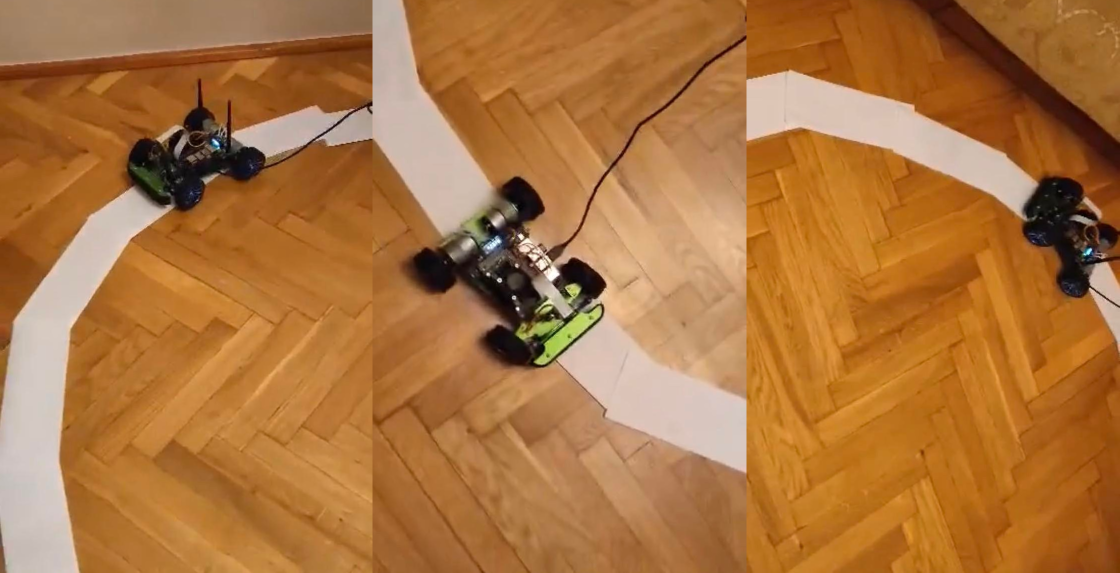
#> input picture Lane_detection/picture/okreg.png, 2239 x 1145 px (shown at 1/2 size)
$ python -i Lane_detection.py   (imports and definitions only)
#> lines starting #> are read from the running program, lines starting #| are printed output that depends on the picture; after the words box and inside, x2 and y2 are one past the last pixel; in counts of white or black regions, pixels touching at a corner belong together
### Lane_detection/code/utlis.py
import cv2
import numpy as np

def thresholding(img):
    # Wyodrebnianie bialego koloru
    hsv = cv2.cvtColor(img,cv2.COLOR_BGR2HSV)
    lw = np.array([0,0,116])
    uw = np.array([255,59,255])
    maska = cv2.inRange(hsv,lw,uw)
    return maska

def warpImg(img,points,w,h,inv = False):
    pts1 = np.float32(points)
    pts2 = np.float32([[0,0],[w,0],[0,h],[w,h]])
    if inv:
        matrix = cv2.getPerspectiveTransform(pts2, pts1) # Przkształcenie perspektywy
    else:
        matrix = cv2.getPerspectiveTransform(pts1,pts2)

    # Zaginanie obrazu
    imgWarp = cv2.warpPerspective(img,matrix,(w,h))
    return imgWarp

def nothing(a):
    pass

# [16 lines left out: functions initializeTrackbars, valTrackbars, not called in this run]

def drawPoints(img,points):
    for x in range(4):
        cv2.circle(img,(int(points[x][0]),int(points[x][1])),15,(0,0,255),cv2.FILLED)
    return img

def getHistogram(img,minPer=0.1,display= False,region=1):

    if region ==1:
        histValues = np.sum(img, axis=0)
    else:
        histValues = np.sum(img[img.shape[0]//region:,:], axis=0)

    #print(histValues)
    maxValue = np.max(histValues)
    minValue = minPer*maxValue

    indexArray = np.where(histValues >= minValue)
    basePoint = int(np.average(indexArray))
    #print(basePoint)

    if display:
        imgHist = np.zeros((img.shape[0],img.shape[1],3),np.uint8)
        for x,intensity in enumerate(histValues):
            cv2.line(imgHist,(x,img.shape[0]),(x,img.shape[0]-intensity//255//region),(255,0,255),1)
            cv2.circle(imgHist,(basePoint,img.shape[0]),20,(0,255,255),cv2.FILLED)
        return basePoint,imgHist

    return basePoint

def stackImages(scale,imgArray):
    rows = len(imgArray)
    cols = len(imgArray[0])
    rowsAvailable = isinstance(imgArray[0], list)
    width = imgArray[0][0].shape[1]
    height = imgArray[0][0].shape[0]
    if rowsAvailable:
        for x in range ( 0, rows):
            for y in range(0, cols):
                if imgArray[x][y].shape[:2] == imgArray[0][0].shape [:2]:
                    imgArray[x][y] = cv2.resize(imgArray[x][y], (0, 0), None, scale, scale)
                else:
                    imgArray[x][y] = cv2.resize(imgArray[x][y], (imgArray[0][0].shape[1], imgArray[0][0].shape[0]), None, scale, scale)
                if len(imgArray[x][y].shape) == 2: imgArray[x][y]= cv2.cvtColor( imgArray[x][y], cv2.COLOR_GRAY2BGR)
        imageBlank = np.zeros((height, width, 3), np.uint8)
        hor = [imageBlank]*rows
        hor_con = [imageBlank]*rows
        for x in range(0, rows):
            hor[x] = np.hstack(imgArray[x])
        ver = np.vstack(hor)
    else:
        for x in range(0, rows):
            if imgArray[x].shape[:2] == imgArray[0].shape[:2]:
                imgArray[x] = cv2.resize(imgArray[x], (0, 0), None, scale, scale)
            else:
                imgArray[x] = cv2.resize(imgArray[x], (imgArray[0].shape[1], imgArray[0].shape[0]), None,scale, scale)
            if len(imgArray[x].shape) == 2: imgArray[x] = cv2.cvtColor(imgArray[x], cv2.COLOR_GRAY2BGR)
        hor= np.hstack(imgArray)
        ver = hor
    return ver

### Lane_detection/code/Lane_detection.py
import cv2
import numpy as np
import utlis
from flask import Flask, render_template, Response


# app = Flask(__name__)
curveList = []
avgVal=10

def getLaneCurve(img,display=2):

    imgCopy = img.copy()
    imgResult = img.copy()
    #### STEP 1
    imgThres = utlis.thresholding(img)

    #### STEP 2
    hT, wT, c = img.shape
    points = np.float32([(110, hT/2-20), (wT-110, hT/2-20),(0 , hT ), (wT, hT)])
    imgWarp = utlis.warpImg(imgThres,points,wT,hT)
    imgWarpPoints = utlis.drawPoints(imgCopy,points)

    #### STEP 3
    middlePoint,imgHist = utlis.getHistogram(imgWarp,display=True,minPer=0.5,region=4)
    curveAveragePoint, imgHist = utlis.getHistogram(imgWarp, display=True, minPer=0.9)
    curveRaw = curveAveragePoint - middlePoint

    #### SETP 4
    curveList.append(curveRaw)
    if len(curveList)>avgVal:
        curveList.pop(0)
    curve = int(sum(curveList)/len(curveList))

    #### STEP 5
    if display != 0:
        imgInvWarp = utlis.warpImg(imgWarp, points, wT, hT, inv=True)
        imgInvWarp = cv2.cvtColor(imgInvWarp, cv2.COLOR_GRAY2BGR)
        imgInvWarp[0:hT // 3, 0:wT] = 0, 0, 0
        imgLaneColor = np.zeros_like(img)
        imgLaneColor[:] = 0, 255, 0
        imgLaneColor = cv2.bitwise_and(imgInvWarp, imgLaneColor)
        imgResult = cv2.addWeighted(imgResult, 1, imgLaneColor, 1, 0)
        midY = 450
        cv2.putText(imgResult, str(curve), (wT // 2 - 80, 85), cv2.FONT_HERSHEY_COMPLEX, 2, (255, 0, 255), 3)
        cv2.line(imgResult, (wT // 2, midY), (wT // 2 + (curve * 3), midY), (255, 0, 255), 5)
        cv2.line(imgResult, ((wT // 2 + (curve * 3)), midY - 25), (wT // 2 + (curve * 3), midY + 25), (0, 255, 0), 5)
        for x in range(-30, 30):
            w = wT // 20
            cv2.line(imgResult, (w * x + int(curve // 50), midY - 10),
                     (w * x + int(curve // 50), midY + 10), (0, 0, 255), 2)
        #fps = cv2.getTickFrequency() / (cv2.getTickCount() - timer);
        #cv2.putText(imgResult, 'FPS ' + str(int(fps)), (20, 40), cv2.FONT_HERSHEY_SIMPLEX, 1, (230, 50, 50), 3);
    if display == 2:
        imgStacked = utlis.stackImages(0.7, ([img, imgWarpPoints, imgWarp],
                                             [imgHist, imgLaneColor, imgResult]))
        #cv2.imshow('ImageStack', imgStacked)
        # ret, buffer = cv2.imencode('.jpg', imgStacked)
        # frame = buffer.tobytes()
        # yield(b'--frame\r\n'
        #         b'Content-Type: image/jpeg\r\n\r\n' + frame + b'\r\n')
        curve = curve/100
        if curve>1: curve ==1
        if curve<-1:curve == -1
        return curve, imgStacked
    elif display == 1:
        #cv2.imshow('Resutlt', imgResult)
        curve = curve/100
        if curve>1: curve ==1
        if curve<-1:curve == -1
        return curve, imgResult

    #### NORMALIZATION


# @app.route('/video_feed')
# def video_feed():
#     #Video streaming route. Put this in the src attribute of an img tag
#     return Response(show_camera(), mimetype='multipart/x-mixed-replace; boundary=frame')
# @app.route('/')
# def index():
#     return render_template('index.html')

def show_camera():
    cap = cv2.VideoCapture(0)
    # intialTrackBarVals = [102, 80, 20, 214 ]
    # utlis.initializeTrackbars(intialTrackBarVals)
    frameCounter = 0
    if cap.isOpened():
        window_handle = cv2.namedWindow("Camera Frame", cv2.WINDOW_AUTOSIZE)
        while cv2.getWindowProperty("Camera Frame",0) >= 0:
            frameCounter += 1
            if cap.get(cv2.CAP_PROP_FRAME_COUNT) == frameCounter:
                cap.set(cv2.CAP_PROP_POS_FRAMES, 0)
                frameCounter = 0

            success, img = cap.read()
            img = cv2.resize(img,(480,240))
            curve, img = getLaneCurve(img,display=2)

            # ret, buffer = cv2.imencode('.jpg', img)

            # frame = buffer.tobytes()

            # yield(b'--frame\r\n'
            #        b'Content-Type: image/jpeg\r\n\r\n' + frame + b'\r\n')
            #print(curve)
            cv2.imshow("Frame", img)
            keyCode = cv2.waitKey(30) & 0xFF

            if keyCode == 27:
                break
        cap.release()
        cv2.destroyAllWindows()
    else:
        print("unable to open camera")
# [2 lines not run here, left out]
    # app.run(host='192.168.1.12')


>>> import cv2
>>> picture = cv2.imread('../picture/okreg.png')
#> picture is the input picture: shape (1145, 2239, 3); mean B, G, R 62.1, 115.7, 171.7
>>> result = getLaneCurve(picture)
#> in thresholding, `hsv = cv2.cvtColor(img,cv2.COLOR_BGR2HSV)`: hsv: shape (1145, 2239, 3); mean H, S, V 15.8, 166, 171.8
#> in thresholding, `maska = cv2.inRange(hsv,lw,uw)`:
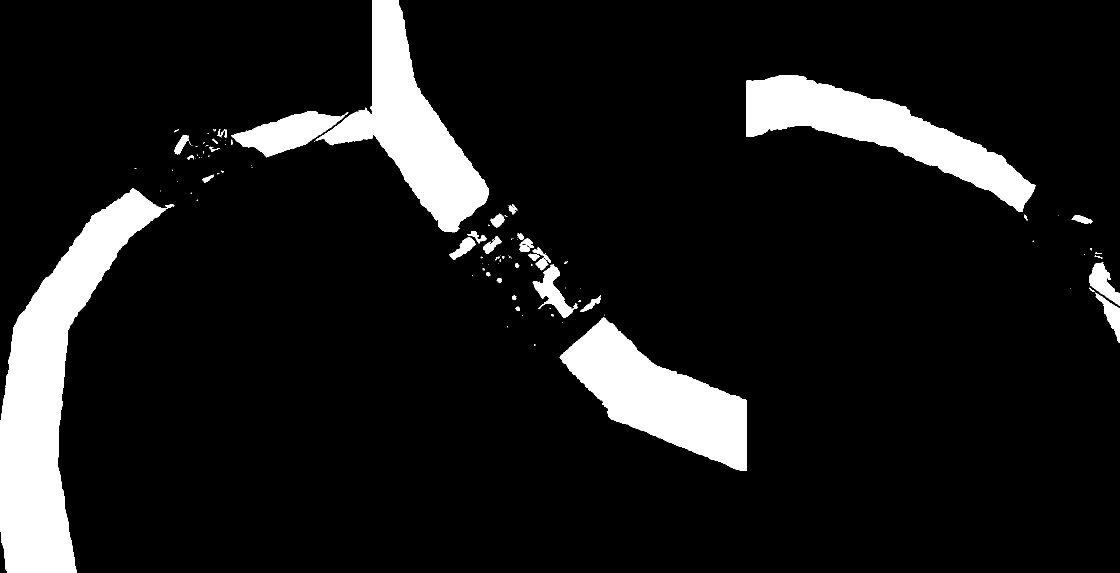
#> maska: shape (1145, 2239) (shown at 1/2 size); 10.5% white; 111 white regions (71 under 20 px), largest, box (x1, y1, x2, y2) and area: (0, 377, 332, 1145) 89031, (631, 0, 978, 465) 52986, (1119, 634, 1493, 942) 51608
#> in warpImg, `imgWarp = cv2.warpPerspective(img,matrix,(w,h))`:
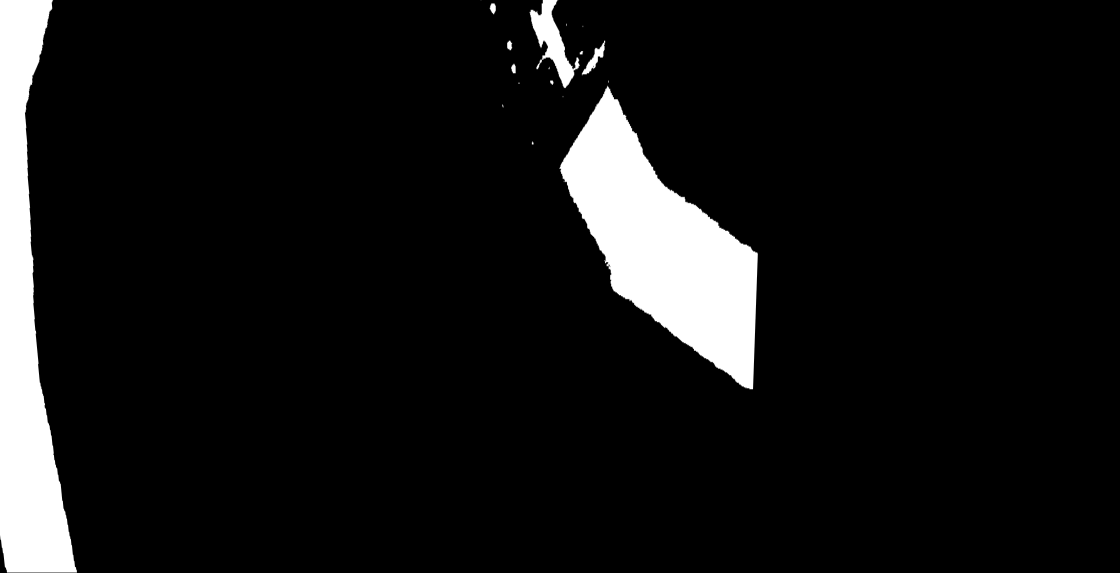
#> imgWarp: shape (1145, 2239) (shown at 1/2 size); min 0, max 255, mean 21
#> in getHistogram, `histValues = np.sum(img[img.shape[0]//region:,:], axis=0)`: histValues = 2239 values, max 218933 at index 14, min 0 at index 154, mean 19968.5
#> in getHistogram, `maxValue = np.max(histValues)`: maxValue = 218933
#> in getHistogram, `minValue = minPer*maxValue`: minValue = 109466.5
#> in getHistogram, `basePoint = int(np.average(indexArray))`: basePoint = 37
#> the loop in getHistogram, `for x,intensity in enumerate(histValues):` made 2239 passes
#> intensity on passes 1 to 3: 201100, 202383, 203497
#> after the loop in getHistogram, `for x,intensity in enumerate(histValues):`:
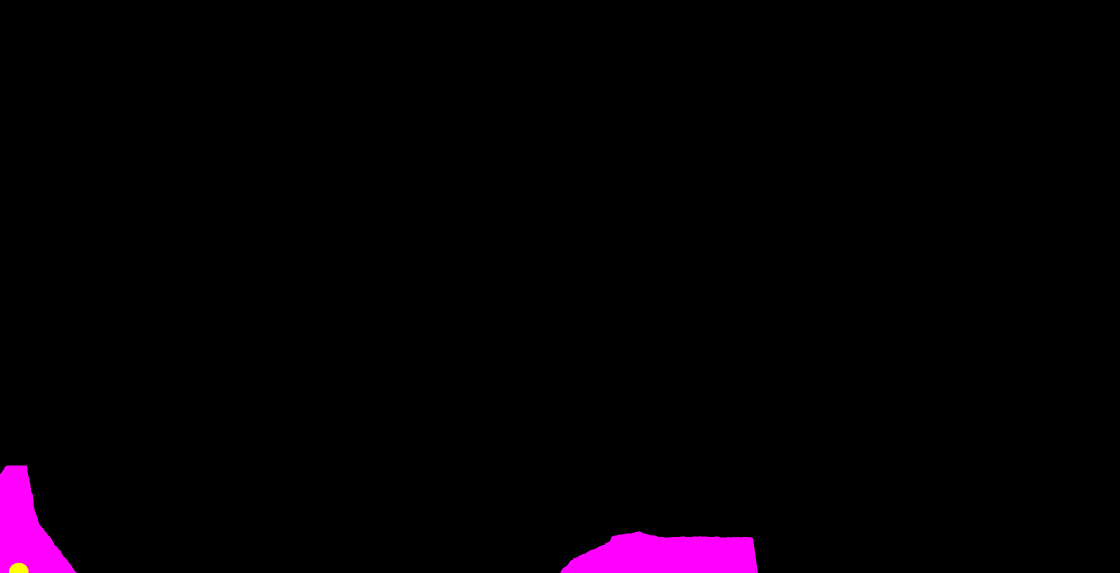
#> imgHist: shape (1145, 2239, 3) (shown at 1/2 size); mean of channels 0, 1, 2 4.3, 0.1, 4.3; drawn as B, G, R
#> call 2 of getHistogram, with minPer = 0.9, display = True, region = 1
#> in getHistogram (call 2), `histValues = np.sum(img, axis=0)`: histValues = 2239 values, max 291863 at index 14, min 0 at index 154, mean 24080.4
#> in getHistogram (call 2), `maxValue = np.max(histValues)`: maxValue = 291863
#> in getHistogram (call 2), `minValue = minPer*maxValue`: minValue = 262676.7
#> in getHistogram (call 2), `basePoint = int(np.average(indexArray))`: basePoint = 27
#> the loop in getHistogram (call 2), `for x,intensity in enumerate(histValues):` made 2239 passes
#> intensity on passes 1 to 3: 274030, 275313, 276427
#> after the loop in getHistogram (call 2), `for x,intensity in enumerate(histValues):`:
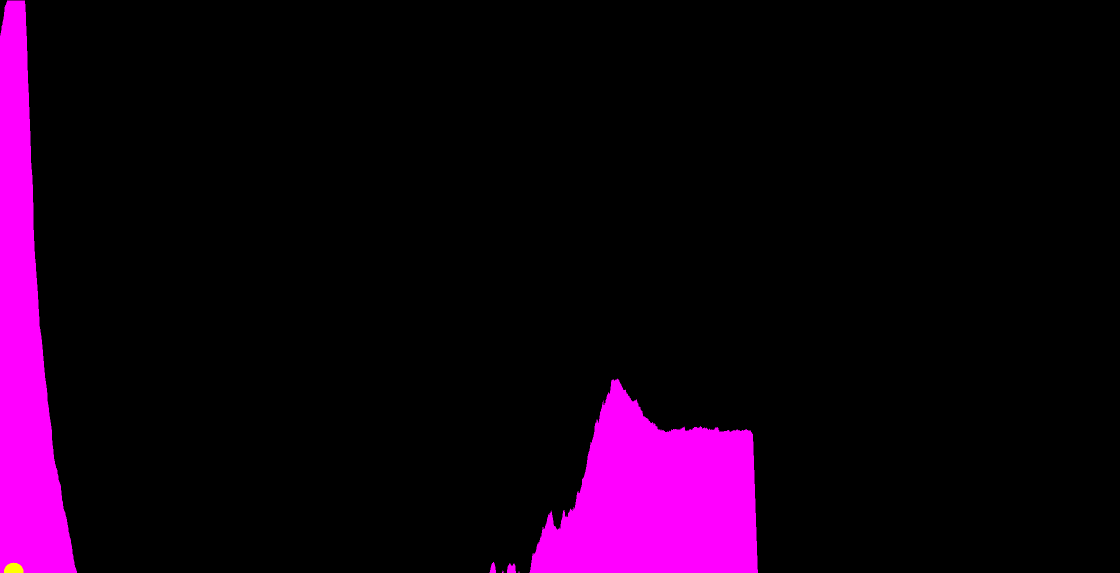
#> imgHist: shape (1145, 2239, 3) (shown at 1/2 size); mean of channels 0, 1, 2 20.9, 0.1, 21; drawn as B, G, R
#> in getLaneCurve, `curveRaw = curveAveragePoint - middlePoint`: curveRaw = -10
#> in getLaneCurve, `cv2.putText(imgResult, str(curve), (wT // 2 - 80, 85), cv2.FONT_HERSHE..`:
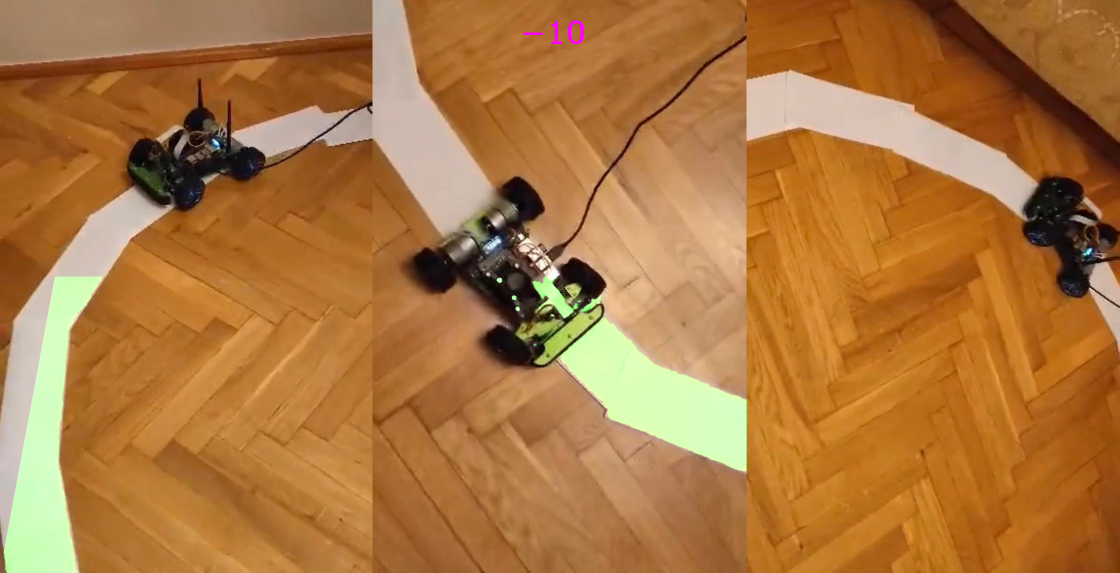
#> imgResult: shape (1145, 2239, 3) (shown at 1/2 size); mean B, G, R 62.2, 118.1, 171.7
#> in getLaneCurve, `cv2.line(imgResult, (wT // 2, midY), (wT // 2 + (curve * 3), midY), (2..`: imgResult: shape (1145, 2239, 3); 0.01% of pixels changed, all inside (x1, y1, x2, y2) = (1086, 447, 1123, 454)
#> in getLaneCurve, `cv2.line(imgResult, ((wT // 2 + (curve * 3)), midY - 25), (wT // 2 + (..`: imgResult: shape (1145, 2239, 3); mean B, G, R 62.2, 118.1, 171.7
#> after the loop in getLaneCurve, `for x in range(-30, 30):`:
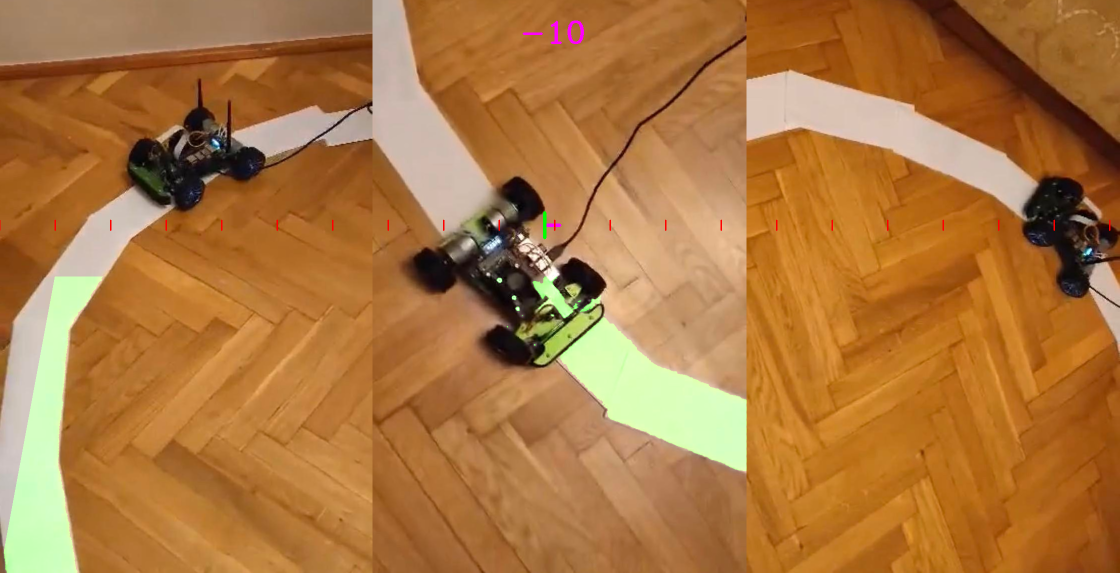
#> imgResult: shape (1145, 2239, 3) (shown at 1/2 size); mean B, G, R 62.2, 118.1, 171.7
#> after the loop in stackImages, `for x in range(0, rows):`: hor = 2 items
#> in stackImages, `ver = np.vstack(hor)`:
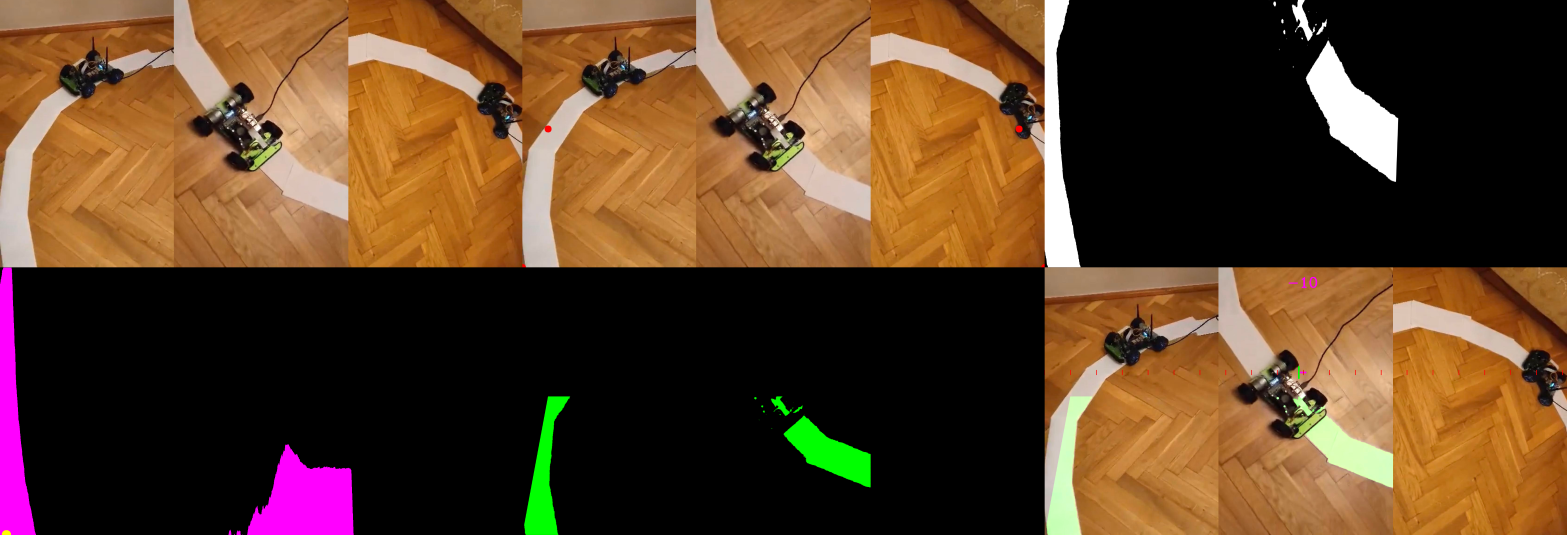
#> ver: shape (1604, 4701, 3) (shown at 1/3 size); mean of channels 0, 1, 2 38, 63.4, 92.8; drawn as B, G, R
#> in getLaneCurve, `curve = curve/100`: curve = -0.1
